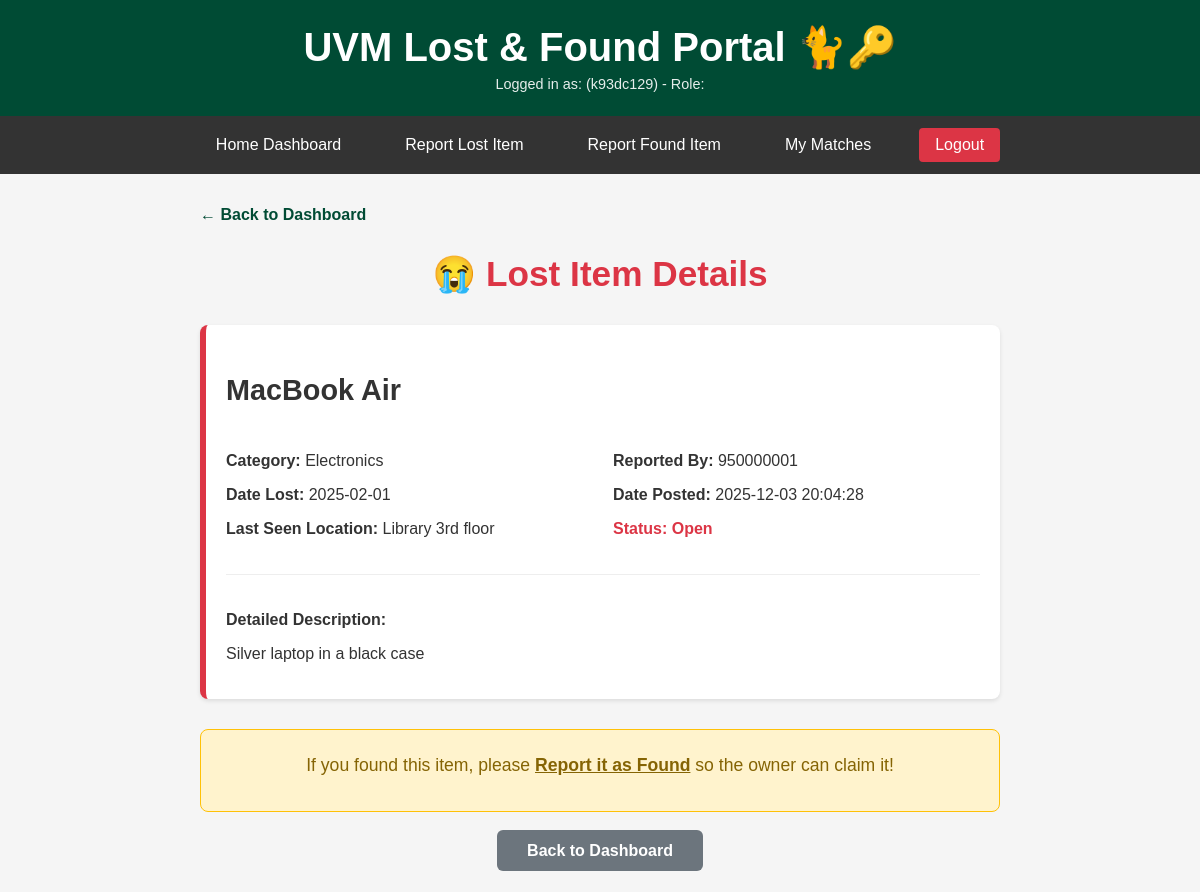
Page /lost/lost_001 (signed in) on the committed database.
### tables this page shows
CREATE TABLE Users (
    user_id TEXT PRIMARY KEY,
    name TEXT NOT NULL,
    email TEXT UNIQUE NOT NULL,
    phone TEXT,
    password_hash TEXT NOT NULL,
    role TEXT DEFAULT 'student' CHECK(role IN ('student', 'staff', 'admin')),
    date_joined DATE DEFAULT (strftime('%Y-%m-%d %H:%M:%S', 'now'))
);

CREATE TABLE LostPosts (
    lost_id TEXT PRIMARY KEY,
    user_id TEXT NOT NULL,
    item_name TEXT NOT NULL,
    category TEXT CHECK(category IN (
        'Electronics', 'Clothing', 'Accessories', 
        'Documents', 'Keys', 'Books', 'Other'
    )),
    description TEXT,
    date_lost DATE,
    last_seen_location TEXT,
    date_posted TIMESTAMP DEFAULT (strftime('%Y-%m-%d %H:%M:%S', 'now')),
    status TEXT DEFAULT 'open' CHECK(status IN ('open', 'matched', 'closed')),
    FOREIGN KEY (user_id) REFERENCES Users(user_id) ON DELETE CASCADE
);

### main.py (the view)
@app.get("/lost/{lost_id}", response_class=HTMLResponse)
async def lost_detail(request: Request, lost_id: str, user_id: Optional[str] = Cookie(None)):
    current_user = get_current_user(user_id)
    if not current_user:
        return RedirectResponse("/login", status_code=status.HTTP_303_SEE_OTHER)
    post = get_lost_post(lost_id)
    if not post:
        return templates.TemplateResponse(
            "error.html",
            {"request": request, "error": "Lost item not found.", **current_user},
            status_code=status.HTTP_404_NOT_FOUND
        )
    return templates.TemplateResponse(
        "lost_detail.html",
        {
            "request": request,
            "post": post,
            **current_user
        }
    )

### templates/lost_detail.html (shortened to what this page needs)
{% extends "layout.html" %}
{% block content %}
    <div style="max-width: 800px; margin: 0 auto;">
        <div style="margin-bottom: 20px;">
            <a href="/" style="color: var(--uvm-green); text-decoration: none; font-weight: bold;">← Back to Dashboard</a>
        </div>
        <div style="text-align: center; margin-bottom: 30px;">
            <h2 style="color: #dc3545; font-size: 2.2em;">😭 Lost Item Details</h2>
        </div>
        <div class="post-card lost-card" style="margin-bottom: 30px; border-left: 6px solid #dc3545;">
            <h3 style="font-size: 1.8em;">{{ post.item_name }}</h3>
            <div style="display: grid; grid-template-columns: 1fr 1fr; gap: 20px; margin: 20px 0;">
                <div>
                    <p><strong>Category:</strong> {{ post.category }}</p>
                    <p><strong>Date Lost:</strong> {{ post.date_lost }}</p>
                    <p><strong>Last Seen Location:</strong> {{ post.last_seen_location }}</p>
                </div>
                <div>
                    <p><strong>Reported By:</strong> {{ post.user_id }}</p>
                    <p><strong>Date Posted:</strong> {{ post.date_posted }}</p>
                    <p class="status-{{ post.status }}"><strong>Status:</strong> {{ post.status | capitalize }}</p>
                </div>
            </div>
            <div style="border-top: 1px solid #eee; padding-top: 20px; margin-top: 20px;">
                <p><strong>Detailed Description:</strong></p>
                <p style="white-space: pre-wrap; margin-top: 5px;">{{ post.description }}</p>
            </div>
        </div>
        {% if post.status == 'open' %}
            {% if post.user_id == user_id %}
                <div style="background-color: #e7f3ff; border: 1px solid #b3d9ff; padding: 25px; border-radius: 8px; text-align: center;">
                    <p style="color: #004085; margin: 0; font-size: 1.1em;">
                        <strong>This is your post.</strong><br>
                        If you found your item and want to claim a matching found report, go to the <a href="/" style="color: #004085; font-weight: bold;">Dashboard</a> and view the Found Items.
                    </p>
                </div>
            {% else %}
                <div style="background-color: #fff3cd; border: 1px solid #ffc107; padding: 25px; border-radius: 8px; text-align: center;">
                    <p style="color: #856404; margin: 0 0 10px 0; font-size: 1.1em;">
                        If you found this item, please <a href="/add-found" style="color: #856404; font-weight: bold;">Report it as Found</a> so the owner can claim it!
                    </p>
                </div>
            {% endif %}
        {% elif post.status == 'closed' %}
            <div class="message" style="text-align: center; padding: 25px; font-size: 1.1em; background-color: #d4edda; color: #155724;">
                <strong>✅ This item has been marked as returned to its owner.</strong>
            </div>
        {% endif %}
        <div style="text-align: center; margin-top: 30px;">
            <a href="/" style="background-color: #6c757d; color: white; padding: 12px 30px; text-decoration: none; border-radius: 6px; font-weight: bold;">Back to Dashboard</a>
        </div>
    </div>
{% endblock %}

### templates/layout.html (shortened to what this page needs)
<!DOCTYPE html>
<html lang="en">
<head>
</head>
<body>
    <header>
        <h1>UVM Lost & Found Portal 🐈🔑</h1>
        {% if user_id %}
            <p>Logged in as: {{ user_name }} ({{ user_id }}) - Role: {{ user_role | capitalize }}</p>
        {% else %}
            <p>You are viewing this as a guest. Please log in.</p>
        {% endif %}
    </header>
    {% if user_id %}
    <nav>
        <a href="/">Home Dashboard</a>
        <a href="/add-lost">Report Lost Item</a>
        <a href="/add-found">Report Found Item</a>
        <a href="/matches">My Matches</a>
        <a href="/logout" style="background-color: #dc3545;">Logout</a>
    </nav>
    {% endif %}
    <div class="container">
        {% block content %}{% endblock %}
    </div>
</body>
</html>

### templates/layout.html (style rules this page uses)
:root { --uvm-green: #004b34; --uvm-gold: #ffc72c; --light-bg: #f5f5f5; --white: #ffffff; --red-alert: #dc3545; --green-success: #28a745; }
body { font-family: 'Arial', sans-serif; margin: 0; padding: 0; background-color: var(--light-bg); color: #333; }
header { background-color: var(--uvm-green); color: var(--white); padding: 1.5em; text-align: center; }
header h1 { margin: 0; font-size: 2.5em; }
header p { margin: 5px 0 0 0; font-size: 0.9em; opacity: 0.9; }
nav { background-color: #333; padding: 0.75em 0; display: flex; justify-content: center; align-items: center; flex-wrap: wrap; }
nav a { color: var(--white); margin: 0 1em; text-decoration: none; padding: 0.5em 1em; border-radius: 4px; transition: background-color 0.2s; }
.container { width: 95%; max-width: 1400px; margin: 2em auto; }
.post-card { background-color: var(--white); padding: 20px; border-radius: 8px; box-shadow: 0 2px 4px rgba(0,0,0,0.1); transition: transform 0.2s; }
.status-open { color: var(--red-alert); font-weight: bold; }

### rows in the picture
Users: user_id "k93dc129"
LostPosts: item_name "MacBook Air", category "Electronics", date_lost "2025-02-01", last_seen_location "Library 3rd floor", user_id "950000001", date_posted "2025-12-03 20:04:28", status "Open", description "Silver laptop in a black case"
